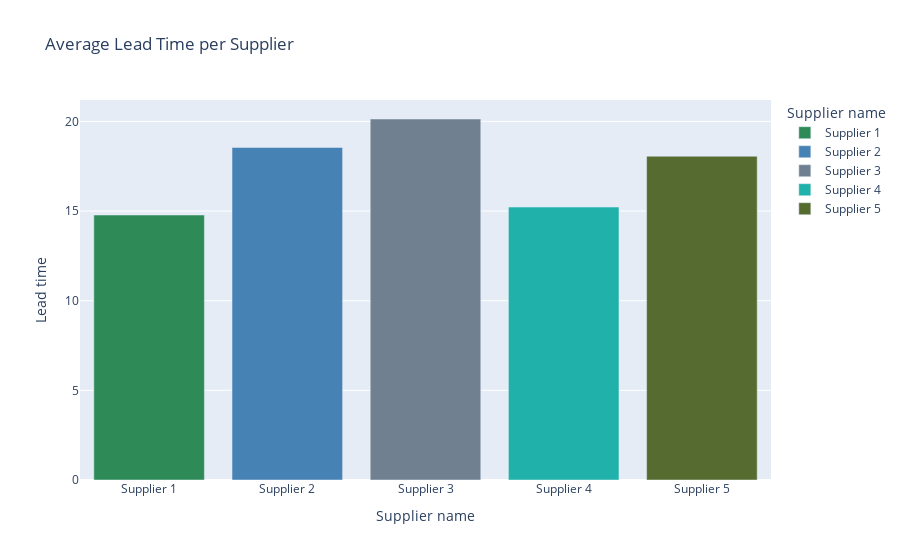

Write notebook code for a chart like this one.
### Code cell
#  Lead Time by Supplier
fig4 = px.bar(
    df.groupby("Supplier name")["Lead time"].mean().reset_index(),
    x="Supplier name",
    y="Lead time",
    color="Supplier name",
    color_discrete_sequence=supply_chain_colors,
    title="Average Lead Time per Supplier",
    hover_data={"Lead time": ":.2f"}
)
fig4.show()

### Figure 1 — Plotly figure (JSON) as saved in the notebook; plotly's stock layout.template omitted (floating-point values rounded to 4 significant figures)
{"data": [{"hovertemplate": "Supplier name=%{x}<br>Lead time=%{y:.2f}<extra></extra>", "legendgroup": "Supplier 1", "marker": {"color": "#2E8B57", "pattern": {"shape": ""}}, "name": "Supplier 1", "orientation": "v", "showlegend": true, "textposition": "auto", "type": "bar", "x": ["Supplier 1"], "xaxis": "x", "y": [14.78], "yaxis": "y"}, {"hovertemplate": "Supplier name=%{x}<br>Lead time=%{y:.2f}<extra></extra>", "legendgroup": "Supplier 2", "marker": {"color": "#4682B4", "pattern": {"shape": ""}}, "name": "Supplier 2", "orientation": "v", "showlegend": true, "textposition": "auto", "type": "bar", "x": ["Supplier 2"], "xaxis": "x", "y": [18.55], "yaxis": "y"}, {"hovertemplate": "Supplier name=%{x}<br>Lead time=%{y:.2f}<extra></extra>", "legendgroup": "Supplier 3", "marker": {"color": "#708090", "pattern": {"shape": ""}}, "name": "Supplier 3", "orientation": "v", "showlegend": true, "textposition": "auto", "type": "bar", "x": ["Supplier 3"], "xaxis": "x", "y": [20.13], "yaxis": "y"}, {"hovertemplate": "Supplier name=%{x}<br>Lead time=%{y:.2f}<extra></extra>", "legendgroup": "Supplier 4", "marker": {"color": "#20B2AA", "pattern": {"shape": ""}}, "name": "Supplier 4", "orientation": "v", "showlegend": true, "textposition": "auto", "type": "bar", "x": ["Supplier 4"], "xaxis": "x", "y": [15.22], "yaxis": "y"}, {"hovertemplate": "Supplier name=%{x}<br>Lead time=%{y:.2f}<extra></extra>", "legendgroup": "Supplier 5", "marker": {"color": "#556B2F", "pattern": {"shape": ""}}, "name": "Supplier 5", "orientation": "v", "showlegend": true, "textposition": "auto", "type": "bar", "x": ["Supplier 5"], "xaxis": "x", "y": [18.06], "yaxis": "y"}], "layout": {"barmode": "relative", "legend": {"title": {"text": "Supplier name"}, "tracegroupgap": 0}, "title": {"text": "Average Lead Time per Supplier"}, "xaxis": {"anchor": "y", "categoryarray": ["Supplier 1", "Supplier 2", "Supplier 3", "Supplier 4", "Supplier 5"], "categoryorder": "array", "domain": [0, 1], "title": {"text": "Supplier name"}}, "yaxis": {"anchor": "x", "domain": [0, 1], "title": {"text": "Lead time"}}}}
